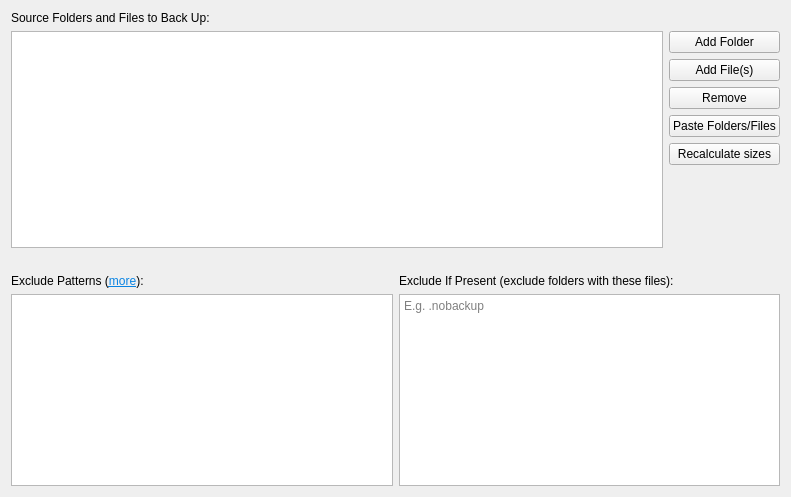
<?xml version="1.0" encoding="UTF-8"?>
<ui version="4.0">
 <class>Form</class>
 <widget class="QWidget" name="Form">
  <property name="geometry">
   <rect>
    <x>0</x>
    <y>0</y>
    <width>791</width>
    <height>497</height>
   </rect>
  </property>
  <property name="windowTitle">
   <string>Form</string>
  </property>
  <layout class="QVBoxLayout" name="verticalLayout_2">
   <item>
    <widget class="QLabel" name="label_6">
     <property name="text">
      <string>Source Folders and Files to Back Up:</string>
     </property>
    </widget>
   </item>
   <item>
    <layout class="QHBoxLayout" name="horizontalLayout" stretch="0,0">
     <item>
      <widget class="QTableWidget" name="sourceFilesWidget">
       <property name="enabled">
        <bool>true</bool>
       </property>
       <property name="sizePolicy">
        <sizepolicy hsizetype="Expanding" vsizetype="Expanding">
         <horstretch>0</horstretch>
         <verstretch>0</verstretch>
        </sizepolicy>
       </property>
       <property name="minimumSize">
        <size>
         <width>0</width>
         <height>0</height>
        </size>
       </property>
       <property name="editTriggers">
        <set>QAbstractItemView::NoEditTriggers</set>
       </property>
       <property name="selectionMode">
        <enum>QAbstractItemView::ExtendedSelection</enum>
       </property>
       <property name="selectionBehavior">
        <enum>QAbstractItemView::SelectRows</enum>
       </property>
       <property name="showGrid">
        <bool>false</bool>
       </property>
       <attribute name="horizontalHeaderVisible">
        <bool>false</bool>
       </attribute>
       <attribute name="horizontalHeaderHighlightSections">
        <bool>false</bool>
       </attribute>
       <attribute name="verticalHeaderVisible">
        <bool>false</bool>
       </attribute>
       <attribute name="verticalHeaderHighlightSections">
        <bool>false</bool>
       </attribute>
       <column>
        <property name="text">
         <string>Path</string>
        </property>
       </column>
       <column>
        <property name="text">
         <string>Type</string>
        </property>
       </column>
       <column>
        <property name="text">
         <string>Size</string>
        </property>
       </column>
       <column>
        <property name="text">
         <string>Size (filtered)</string>
        </property>
       </column>
       <column>
        <property name="text">
         <string>File Count</string>
        </property>
       </column>
       <column>
        <property name="text">
         <string>File Count (filtered)</string>
        </property>
       </column>
      </widget>
     </item>
     <item>
      <layout class="QVBoxLayout" name="verticalLayout">
       <item>
        <widget class="QPushButton" name="sourceAddFolder">
         <property name="text">
          <string>Add Folder</string>
         </property>
        </widget>
       </item>
       <item>
        <widget class="QPushButton" name="sourceAddFile">
         <property name="text">
          <string>Add File(s)</string>
         </property>
        </widget>
       </item>
       <item>
        <widget class="QPushButton" name="sourceRemove">
         <property name="text">
          <string>Remove</string>
         </property>
        </widget>
       </item>
       <item>
        <widget class="QPushButton" name="paste">
         <property name="toolTip">
          <string>One folder or file per line</string>
         </property>
         <property name="text">
          <string>Paste Folders/Files</string>
         </property>
        </widget>
       </item>
       <item>
        <widget class="QPushButton" name="sourcesUpdate">
         <property name="text">
          <string>Recalculate sizes</string>
         </property>
        </widget>
       </item>
       <item>
        <spacer name="verticalSpacer">
         <property name="orientation">
          <enum>Qt::Vertical</enum>
         </property>
         <property name="sizeHint" stdset="0">
          <size>
           <width>20</width>
           <height>40</height>
          </size>
         </property>
        </spacer>
       </item>
      </layout>
     </item>
    </layout>
   </item>
   <item>
    <layout class="QGridLayout" name="gridLayout">
     <property name="topMargin">
      <number>20</number>
     </property>
     <item row="0" column="0">
      <widget class="QLabel" name="label">
       <property name="text">
        <string>&lt;html&gt;&lt;head/&gt;&lt;body&gt;&lt;p&gt;Exclude Patterns (&lt;a href=&quot;https://borgbackup.readthedocs.io/en/stable/usage/help.html#borg-help-patterns&quot;&gt;&lt;span style=&quot; text-decoration: underline; color:#0984e3;&quot;&gt;more&lt;/span&gt;&lt;/a&gt;):&lt;/p&gt;&lt;/body&gt;&lt;/html&gt;</string>
       </property>
       <property name="openExternalLinks">
        <bool>true</bool>
       </property>
      </widget>
     </item>
     <item row="0" column="1">
      <widget class="QLabel" name="label_2">
       <property name="text">
        <string>Exclude If Present (exclude folders with these files):</string>
       </property>
      </widget>
     </item>
     <item row="1" column="0">
      <widget class="QPlainTextEdit" name="excludePatternsField">
       <property name="sizePolicy">
        <sizepolicy hsizetype="Expanding" vsizetype="Minimum">
         <horstretch>0</horstretch>
         <verstretch>0</verstretch>
        </sizepolicy>
       </property>
       <property name="plainText">
        <string/>
       </property>
       <property name="placeholderText">
        <string>E.g. **/.cache</string>
       </property>
      </widget>
     </item>
     <item row="1" column="1">
      <widget class="QPlainTextEdit" name="excludeIfPresentField">
       <property name="sizePolicy">
        <sizepolicy hsizetype="Expanding" vsizetype="Minimum">
         <horstretch>0</horstretch>
         <verstretch>0</verstretch>
        </sizepolicy>
       </property>
       <property name="placeholderText">
        <string>E.g. .nobackup</string>
       </property>
      </widget>
     </item>
    </layout>
   </item>
  </layout>
 </widget>
 <resources/>
 <connections/>
</ui>
